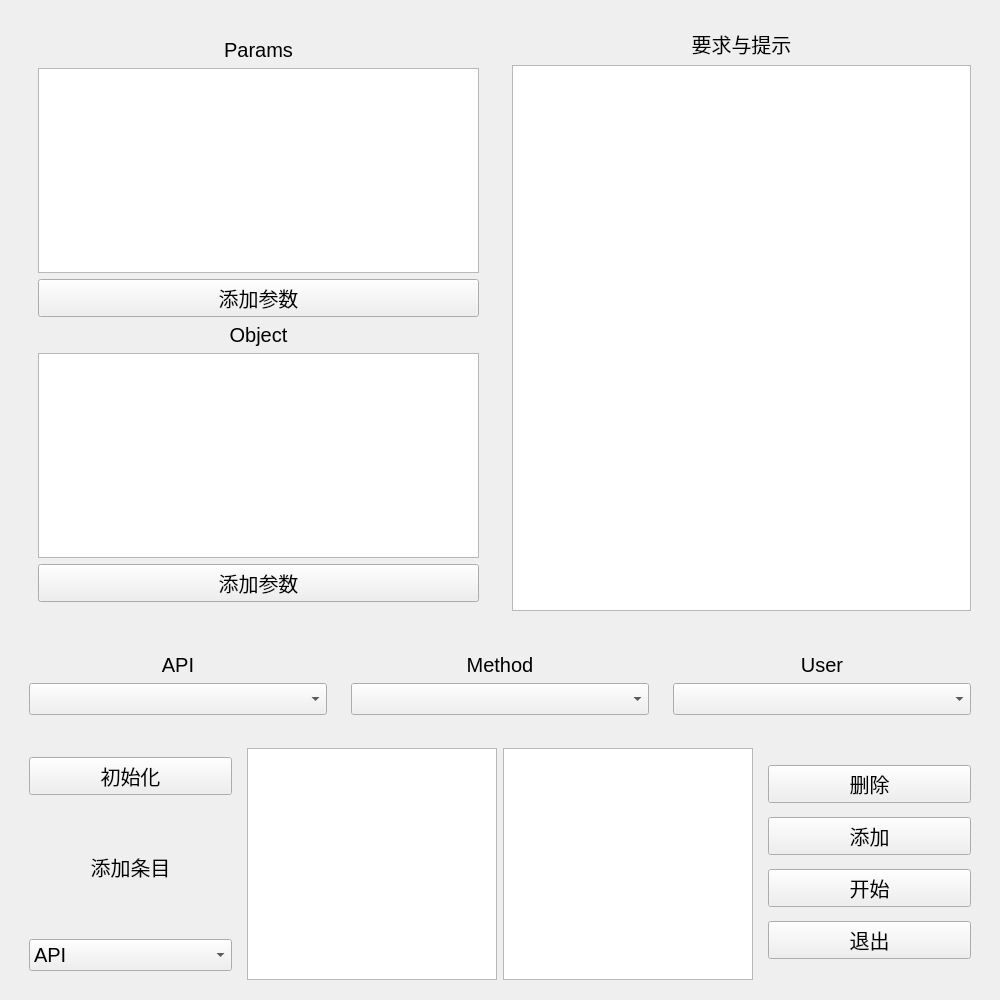
<?xml version="1.0" encoding="UTF-8"?>
<ui version="4.0">
 <class>Form</class>
 <widget class="QWidget" name="Form">
  <property name="geometry">
   <rect>
    <x>0</x>
    <y>0</y>
    <width>1000</width>
    <height>1000</height>
   </rect>
  </property>
  <property name="maximumSize">
   <size>
    <width>1000</width>
    <height>1000</height>
   </size>
  </property>
  <property name="windowTitle">
   <string>Data_TB</string>
  </property>
  <layout class="QVBoxLayout" name="verticalLayout_8">
   <item>
    <widget class="QWidget" name="widget" native="true">
     <layout class="QHBoxLayout" name="horizontalLayout">
      <item>
       <widget class="QWidget" name="widget_2" native="true">
        <property name="minimumSize">
         <size>
          <width>100</width>
          <height>0</height>
         </size>
        </property>
        <layout class="QVBoxLayout" name="verticalLayout">
         <item>
          <widget class="QWidget" name="widget_19" native="true">
           <layout class="QVBoxLayout" name="verticalLayout_9">
            <item>
             <widget class="QLabel" name="label">
              <property name="font">
               <font>
                <pointsize>15</pointsize>
               </font>
              </property>
              <property name="text">
               <string>Params</string>
              </property>
              <property name="alignment">
               <set>Qt::AlignCenter</set>
              </property>
             </widget>
            </item>
            <item>
             <widget class="QTextEdit" name="Params_Edit"/>
            </item>
            <item>
             <widget class="QPushButton" name="Add_Params">
              <property name="font">
               <font>
                <pointsize>15</pointsize>
               </font>
              </property>
              <property name="text">
               <string>添加参数</string>
              </property>
             </widget>
            </item>
            <item>
             <widget class="QLabel" name="label_4">
              <property name="font">
               <font>
                <pointsize>15</pointsize>
               </font>
              </property>
              <property name="text">
               <string>Object</string>
              </property>
              <property name="alignment">
               <set>Qt::AlignCenter</set>
              </property>
             </widget>
            </item>
            <item>
             <widget class="QTextEdit" name="Object_Edit"/>
            </item>
            <item>
             <widget class="QPushButton" name="Add_Object">
              <property name="font">
               <font>
                <pointsize>15</pointsize>
               </font>
              </property>
              <property name="text">
               <string>添加参数</string>
              </property>
             </widget>
            </item>
           </layout>
          </widget>
         </item>
        </layout>
       </widget>
      </item>
      <item>
       <widget class="QWidget" name="widget_3" native="true">
        <property name="maximumSize">
         <size>
          <width>600</width>
          <height>16777215</height>
         </size>
        </property>
        <layout class="QVBoxLayout" name="verticalLayout_2">
         <item>
          <widget class="QLabel" name="label_2">
           <property name="font">
            <font>
             <pointsize>15</pointsize>
            </font>
           </property>
           <property name="text">
            <string>要求与提示</string>
           </property>
           <property name="alignment">
            <set>Qt::AlignCenter</set>
           </property>
          </widget>
         </item>
         <item>
          <widget class="QTextEdit" name="Info"/>
         </item>
        </layout>
       </widget>
      </item>
     </layout>
    </widget>
   </item>
   <item>
    <widget class="QWidget" name="method_widget" native="true">
     <property name="maximumSize">
      <size>
       <width>16777215</width>
       <height>100</height>
      </size>
     </property>
     <layout class="QHBoxLayout" name="horizontalLayout_2">
      <item>
       <widget class="QWidget" name="widget_7" native="true">
        <layout class="QVBoxLayout" name="verticalLayout_5">
         <item>
          <widget class="QLabel" name="label_5">
           <property name="font">
            <font>
             <pointsize>15</pointsize>
            </font>
           </property>
           <property name="text">
            <string>API</string>
           </property>
           <property name="alignment">
            <set>Qt::AlignCenter</set>
           </property>
          </widget>
         </item>
         <item>
          <widget class="QComboBox" name="API_comboBox">
           <property name="font">
            <font>
             <pointsize>15</pointsize>
            </font>
           </property>
          </widget>
         </item>
        </layout>
       </widget>
      </item>
      <item>
       <widget class="QWidget" name="widget_8" native="true">
        <layout class="QVBoxLayout" name="verticalLayout_6">
         <item>
          <widget class="QLabel" name="label_6">
           <property name="font">
            <font>
             <pointsize>15</pointsize>
            </font>
           </property>
           <property name="text">
            <string>Method</string>
           </property>
           <property name="alignment">
            <set>Qt::AlignCenter</set>
           </property>
          </widget>
         </item>
         <item>
          <widget class="QComboBox" name="Method_comboBox">
           <property name="font">
            <font>
             <pointsize>15</pointsize>
            </font>
           </property>
          </widget>
         </item>
        </layout>
       </widget>
      </item>
      <item>
       <widget class="QWidget" name="widget_9" native="true">
        <layout class="QVBoxLayout" name="verticalLayout_7">
         <item>
          <widget class="QLabel" name="label_7">
           <property name="font">
            <font>
             <pointsize>15</pointsize>
            </font>
           </property>
           <property name="text">
            <string>User</string>
           </property>
           <property name="alignment">
            <set>Qt::AlignCenter</set>
           </property>
          </widget>
         </item>
         <item>
          <widget class="QComboBox" name="User_comboBox">
           <property name="font">
            <font>
             <pointsize>15</pointsize>
            </font>
           </property>
          </widget>
         </item>
        </layout>
       </widget>
      </item>
     </layout>
    </widget>
   </item>
   <item>
    <widget class="QWidget" name="widget_4" native="true">
     <property name="maximumSize">
      <size>
       <width>16777215</width>
       <height>250</height>
      </size>
     </property>
     <layout class="QHBoxLayout" name="horizontalLayout_3">
      <item>
       <widget class="QWidget" name="widget_5" native="true">
        <layout class="QVBoxLayout" name="verticalLayout_3">
         <item>
          <widget class="QPushButton" name="Init_Button">
           <property name="font">
            <font>
             <pointsize>15</pointsize>
            </font>
           </property>
           <property name="text">
            <string>初始化</string>
           </property>
          </widget>
         </item>
         <item>
          <widget class="QLabel" name="label_3">
           <property name="font">
            <font>
             <pointsize>15</pointsize>
            </font>
           </property>
           <property name="text">
            <string>添加条目</string>
           </property>
           <property name="alignment">
            <set>Qt::AlignCenter</set>
           </property>
          </widget>
         </item>
         <item>
          <widget class="QComboBox" name="Parameter_box">
           <property name="font">
            <font>
             <pointsize>15</pointsize>
            </font>
           </property>
           <item>
            <property name="text">
             <string>API</string>
            </property>
           </item>
           <item>
            <property name="text">
             <string>User</string>
            </property>
           </item>
          </widget>
         </item>
        </layout>
       </widget>
      </item>
      <item>
       <widget class="QTextEdit" name="Parameter_edit">
        <property name="enabled">
         <bool>true</bool>
        </property>
        <property name="sizePolicy">
         <sizepolicy hsizetype="Preferred" vsizetype="Preferred">
          <horstretch>0</horstretch>
          <verstretch>0</verstretch>
         </sizepolicy>
        </property>
        <property name="minimumSize">
         <size>
          <width>70</width>
          <height>0</height>
         </size>
        </property>
        <property name="maximumSize">
         <size>
          <width>250</width>
          <height>16777215</height>
         </size>
        </property>
        <property name="baseSize">
         <size>
          <width>70</width>
          <height>0</height>
         </size>
        </property>
        <property name="font">
         <font>
          <pointsize>15</pointsize>
         </font>
        </property>
       </widget>
      </item>
      <item>
       <widget class="QTextEdit" name="value_edit">
        <property name="maximumSize">
         <size>
          <width>250</width>
          <height>16777215</height>
         </size>
        </property>
        <property name="font">
         <font>
          <pointsize>15</pointsize>
         </font>
        </property>
       </widget>
      </item>
      <item>
       <widget class="QWidget" name="widget_6" native="true">
        <property name="sizePolicy">
         <sizepolicy hsizetype="Preferred" vsizetype="Preferred">
          <horstretch>0</horstretch>
          <verstretch>0</verstretch>
         </sizepolicy>
        </property>
        <property name="minimumSize">
         <size>
          <width>20</width>
          <height>0</height>
         </size>
        </property>
        <layout class="QVBoxLayout" name="verticalLayout_4">
         <item>
          <widget class="QPushButton" name="Del_Button">
           <property name="font">
            <font>
             <pointsize>15</pointsize>
            </font>
           </property>
           <property name="text">
            <string>删除</string>
           </property>
          </widget>
         </item>
         <item>
          <widget class="QPushButton" name="Add_Button">
           <property name="font">
            <font>
             <pointsize>15</pointsize>
            </font>
           </property>
           <property name="text">
            <string>添加</string>
           </property>
          </widget>
         </item>
         <item>
          <widget class="QPushButton" name="Start_Button">
           <property name="font">
            <font>
             <pointsize>15</pointsize>
            </font>
           </property>
           <property name="text">
            <string>开始</string>
           </property>
          </widget>
         </item>
         <item>
          <widget class="QPushButton" name="exit_Button">
           <property name="font">
            <font>
             <pointsize>15</pointsize>
            </font>
           </property>
           <property name="text">
            <string>退出</string>
           </property>
          </widget>
         </item>
        </layout>
       </widget>
      </item>
     </layout>
    </widget>
   </item>
  </layout>
 </widget>
 <resources/>
 <connections/>
</ui>
